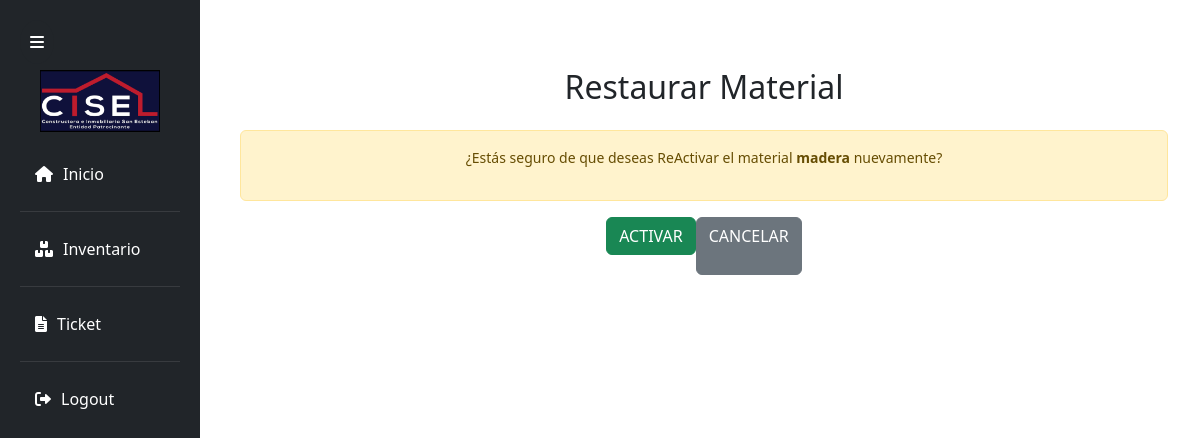
The app's page /restore_material/2/ (signed in), older data.
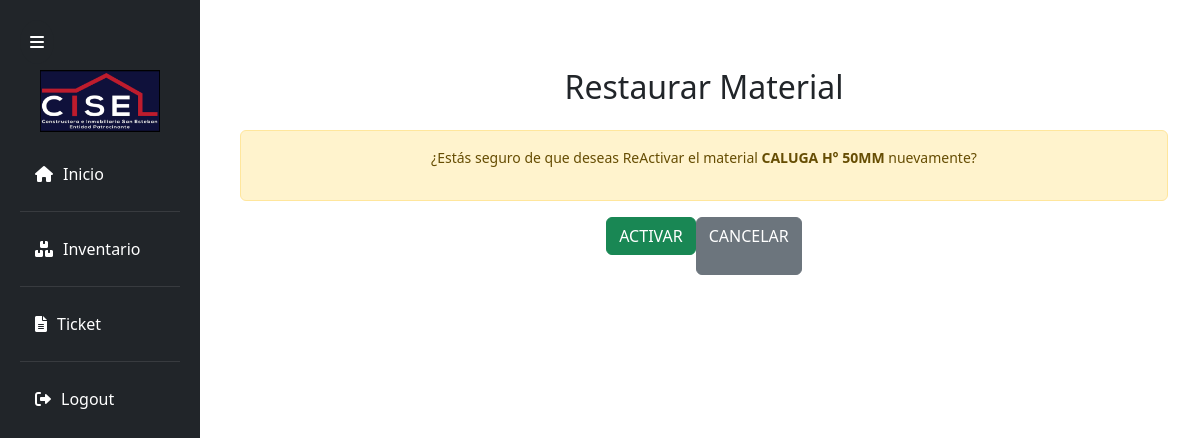
The same page, newer data.
### Polls/models.py (models this page shows, shortened)
class Material(models.Model):
    nombre = models.CharField(max_length=100)
    descripcion = models.TextField(blank=True, null=True)
    unidad_medida = models.ForeignKey('UnidadMedida', on_delete=models.CASCADE)
    cantidad_disponible = models.IntegerField()
    stock = models.IntegerField()
    activo = models.BooleanField(default=True)  # Campo para eliminación lógica

### Polls/views.py (the view)
# urls.py: path('restore_material/<int:id>/', views.restore_material_view, name='restore_material'),
@login_required
@user_passes_test(lambda u: has_role_id(u, JEFE_BODEGA), login_url='/access_denied/')
def restore_material_view(request, id):
    material = get_object_or_404(Material, id=id)
    if request.method == 'POST':
        material.activo = True
        material.save()
        return redirect('lista_view')
    return render(request, 'Modulo_usuario/InventoryView/restaurar.html', {'material': material})

### Polls/context_processors.py (called while the page is built)
def role_context(request):
    user = request.user
    if user.is_authenticated:
        return {
            'can_access_ticket': user.roles.filter(id=JEFE_BODEGA).exists() or user.roles.filter(id=JEFE_OBRA).exists(),
            'can_access_inventario': user.roles.filter(id=JEFE_BODEGA).exists() or user.roles.filter(id=JEFE_OBRA).exists(),
            'can_access_reportes': user.roles.filter(id=ADMINISTRADOR_OBRA).exists(),
            'is_administrador_obra': user.roles.filter(id=ADMINISTRADOR_OBRA).exists(),
        }
    return {}

### Polls/views.py (called while the page is built)
def has_role_id(user, role_id):
    return user.roles.filter(id=role_id).exists()

### Polls/templates/Modulo_usuario/InventoryView/restaurar.html (shortened to what this page needs)
{% extends 'Modulo_usuario/base/base.html' %}
{% block content %}
<div class="container my-5">
    <h2 class="text-center mb-4">Restaurar Material</h2>
    <div class="alert alert-warning text-center">
        <p>¿Estás seguro de que deseas ReActivar el material <strong>{{ material.nombre }}</strong> nuevamente?</p>
    </div>
    <div class="d-flex justify-content-center">
        <form method="POST" action="{% url 'restore_material' material.id %}">
            <button type="submit" class="btn btn-success">Activar</button>
        </form>
        <a href="{% url 'lista_view' %}" class="btn btn-secondary ml-3">Cancelar</a>
    </div>
</div>
{% endblock %}

Row changes from the older to the newer data that the page shows:
changed Material: nombre "madera" → "CALUGA H° 50MM"
